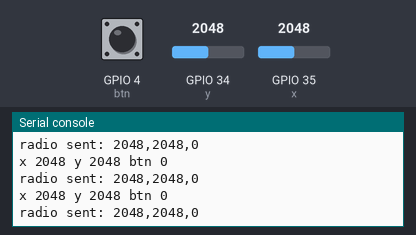
A program run on a simulated ESP32 board running MicroPython. Shown: the last lines printed to the serial console. Inputs (shaded band) come from the test bench; at power-on: GPIO 34 (y) = 2048, GPIO 35 (x) = 2048, GPIO 4 (btn) LOW (analog values on the 0–4095 scale). No radio messages arrive unless stated (any console line starting 'radio sent:' is added by the test bench).

Above: at 1.2 s.
1.3 s: GPIO 34 (y) set to 2866
At 2.55 s:
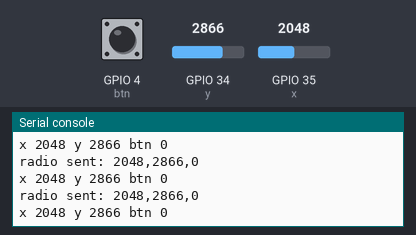
2.8 s: GPIO 35 (x) set to 2866
At 2.86 s:
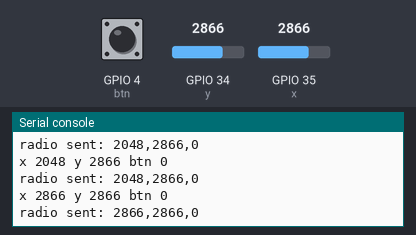
4.3 s: GPIO 4 (btn) pulled HIGH for 0.15 s
At 4.39 s:
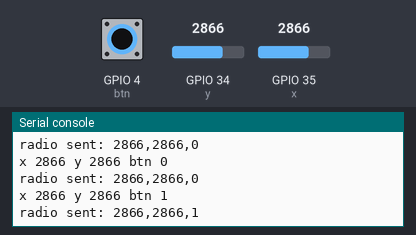
5.9 s: GPIO 34 (y) set to 3603
At 5.92 s:
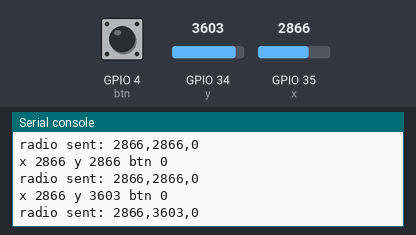
7.4 s: GPIO 4 (btn) pulled HIGH for 1 s
At 7.55 s:
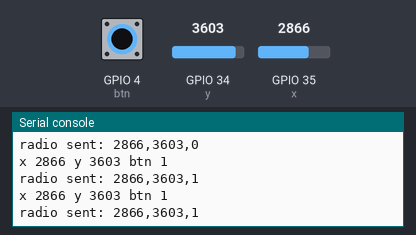
9.9 s: GPIO 35 (x) set to 3603
At 9.99 s:
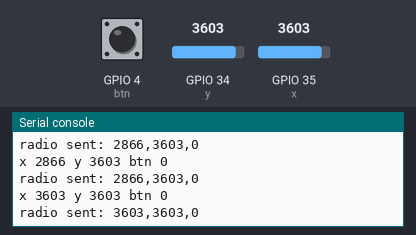
Timing chart, 0 to 12.4 s (numbered marks = the images above; inputs shaded):
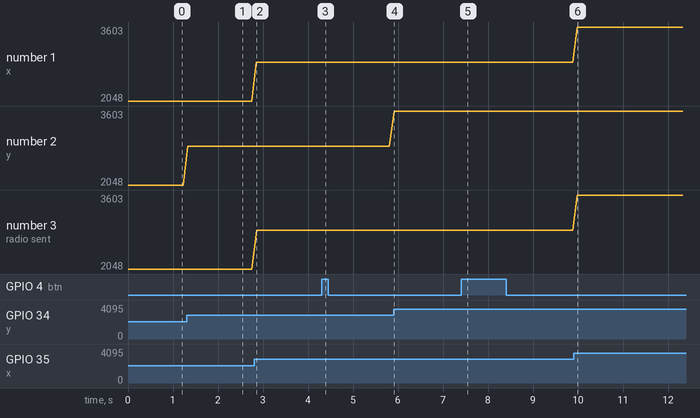

Measured:
- after the input at 1.3 s, the serial console: prints a new line at once (image 1)
- after the input at 2.8 s, the serial console: prints a new line after 0.06 s (image 2)
- after the input at 4.3 s, the serial console: prints a new line after 0.08 s (image 3)
- after the input at 5.9 s, the serial console: prints a new line at once (image 4)
- after the input at 7.4 s, the serial console: prints a new line at once (image 5)
- after the input at 9.9 s, the serial console: prints a new line after 0.09 s (image 6)
- plotted number 2: 2048 → 2866 after the input at 1.3 s, 2866 → 3603 after the input at 5.9 s

The program:

main.py
```python
from machine import ADC, Pin
from time import sleep
import network
import espnow

x = Pin(35)
y = Pin(34)
btn = Pin(4)
x_joy = ADC(x)
y_joy = ADC(y)
x_joy.atten(ADC.ATTN_11DB)
x_joy.width(ADC.WIDTH_12BIT)
y_joy.atten(ADC.ATTN_11DB)
y_joy.width(ADC.WIDTH_12BIT)

sta = network.WLAN(network.STA_IF)
sta.active(True)

e = espnow.ESPNow()
e.active(True)

peer = b'\xbb\xbb\xbb\xbb\xbb\xbb'
e.add_peer(peer)

e.send("Starting...")

while True:
    x_val_raw = x_joy.read()
    y_val_raw = y_joy.read()
    sendvalue = f'{x_val_raw},{y_val_raw},{str(btn.value())}'
    print(f"x {x_val_raw} y {y_val_raw} btn {btn.value()}")
    e.send(peer, sendvalue)
    sleep(0.1)
```

boot.py
```python
import sys
sys.path.reverse()
print("\n\n\nESP32 starter op")
```
